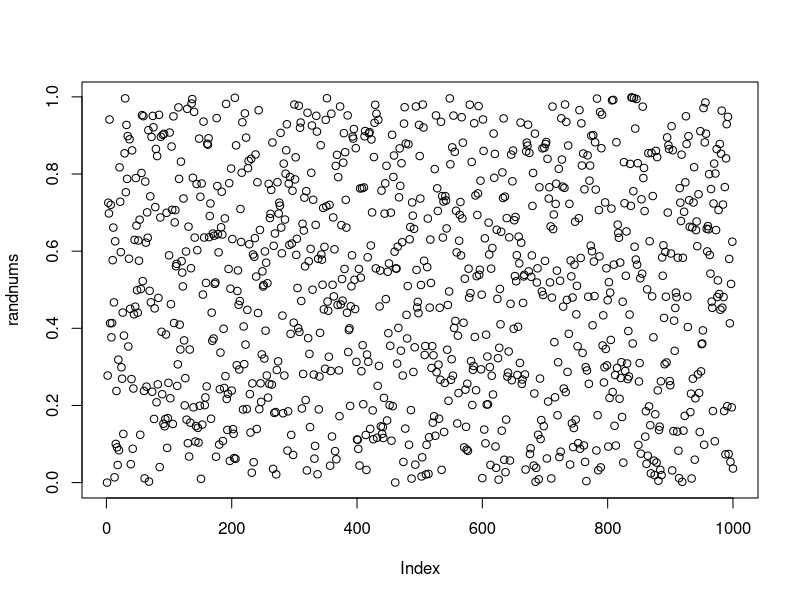
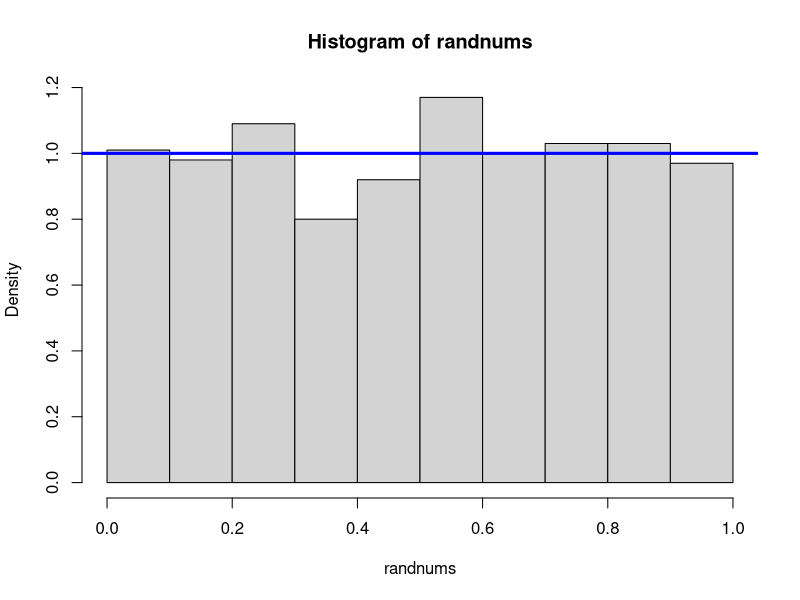

Source code (R) for these figures, in order:
## ---- chunk 1
# Linear Congruential Generator

# Tuning parameters
a = 48271
c = 0
m = 2^31 -1

linear_congurential_generator <- function(seednum, ndraws) {
  S <- ndraws
  x <- rep(0,S)
  u <- rep(0,S)

  x[1] <- seednum
  for(s in 2:S) {
    x[s] <- (a*x[s-1]) %% m
  }

  x/m
}

randnums <- linear_congurential_generator(12345, 1000)
randnums2 <- linear_congurential_generator(12345, 1000)

plot(randnums)
hist(randnums,freq=FALSE)
abline(1, 0, col = 'blue', lwd = 3)

## ---- chunk 2
runif(1)

# Can set the seed to replicate exactly a random experiment
set.seed(12345)
runif(1)
# Same as
set.seed(12345)
runif(1)
